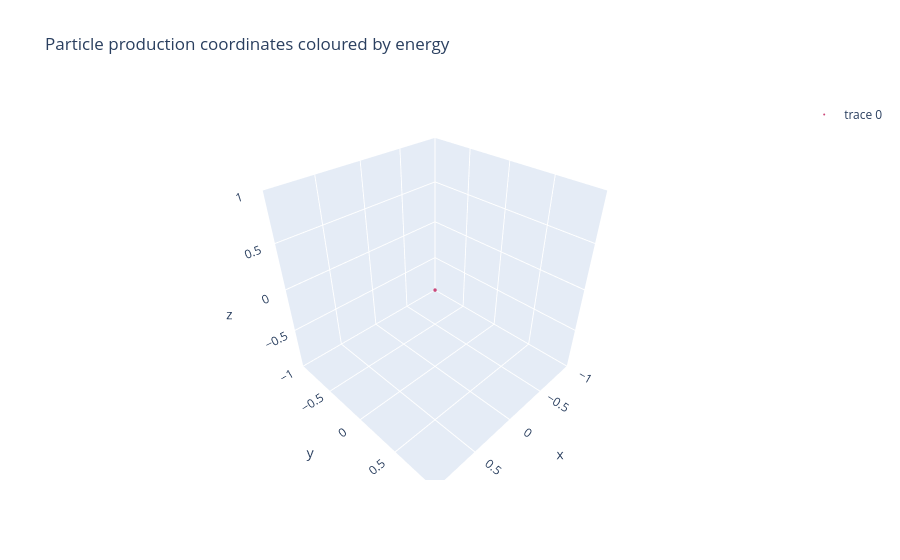

Notebook code for this chart:
### Markdown cell above
The following code block plots the birth location of the neutrons from a 14 MeV monoenergetic point source.

### Code cell
# Creates an isotropic point source with monoenergetic 14MeV neutrons
my_source_4 = openmc.IndependentSource()
my_source_4.space = openmc.stats.Point((0, 0, 0))
my_source_4.angle = openmc.stats.Isotropic()
my_source_4.energy = openmc.stats.Discrete([14e6], [1])

plot_source_position(my_source_4)

### Figure 1 — Plotly figure (JSON) as saved in the notebook; plotly's stock layout.template omitted (floating-point values rounded to 4 significant figures; data arrays with more than 128 entries replaced by an {"elided": "..."} marker saying what was removed)
{"data": [{"hovertext": {"elided": "2000 str values"}, "marker": {"color": {"elided": "2000 float values"}, "size": 2}, "mode": "markers", "text": {"elided": "2000 str values"}, "type": "scatter3d", "x": {"elided": "2000 float values"}, "y": {"elided": "2000 float values"}, "z": {"elided": "2000 float values"}}], "layout": {"showlegend": true, "title": {"text": "Particle production coordinates coloured by energy"}}}
